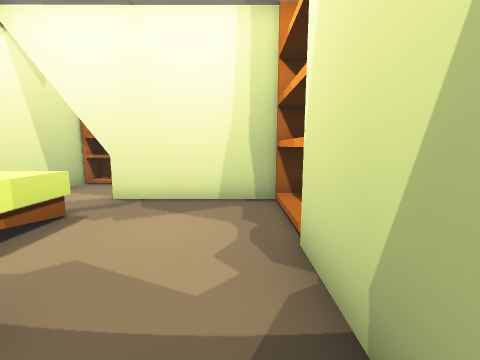
view 1 (above)

21 first-person views from a walk through a 3-D level made in the Unity game engine. The camera is 1.5 m above the floor, tilts 8° down and sees 90° across. The floor is counted in squares, 1 m on a side. Each view is taken from the middle of a square. On the plan, view 1 faces up. The plan holds only what a view shows up to about 13 squares ahead; the rest is blank. The place goes on beyond the plan. The player character is not drawn. Some animated figures are not drawn. Some surface patterns are stand-ins.

view 2
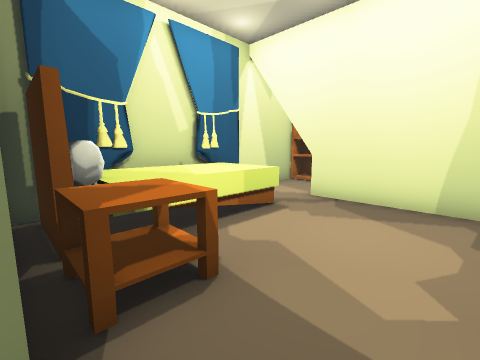

view 3
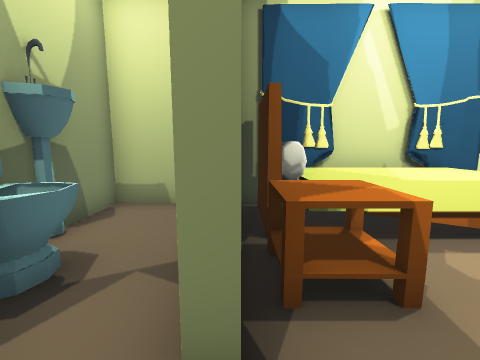

view 4
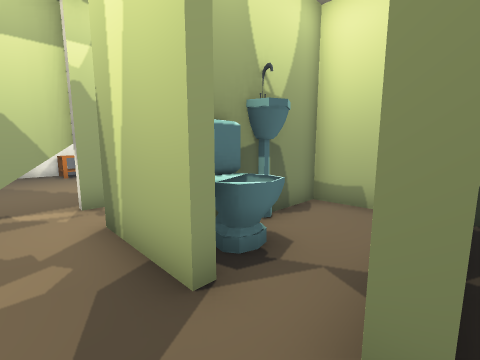

view 5
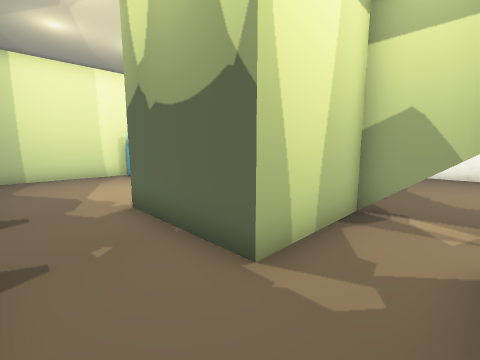

view 6
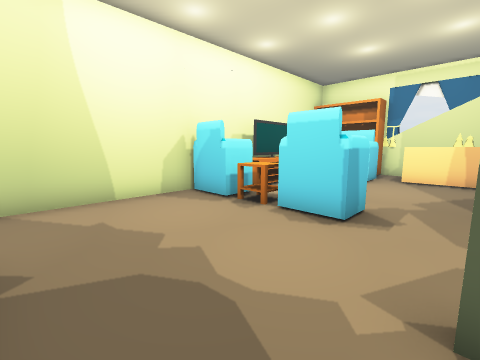

view 7
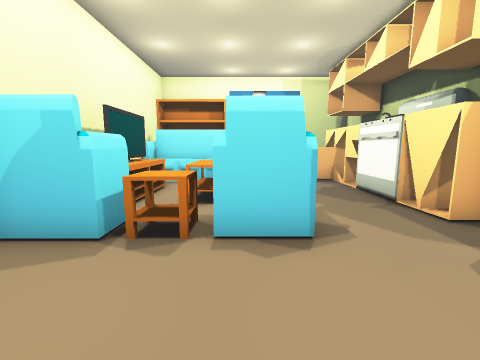

view 8
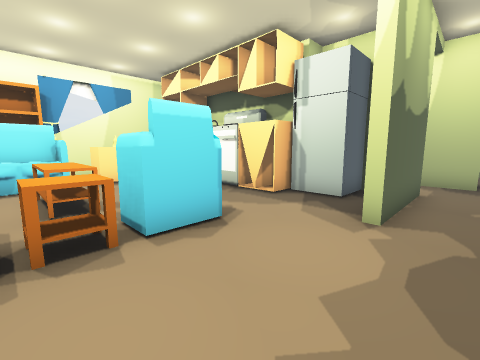

view 9
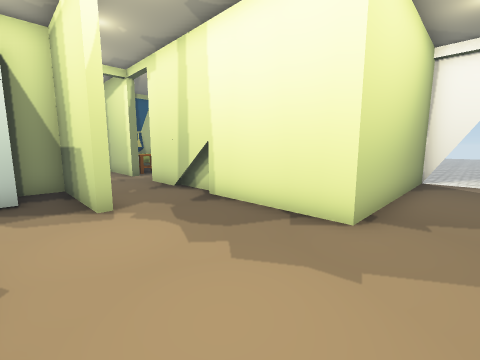

view 10
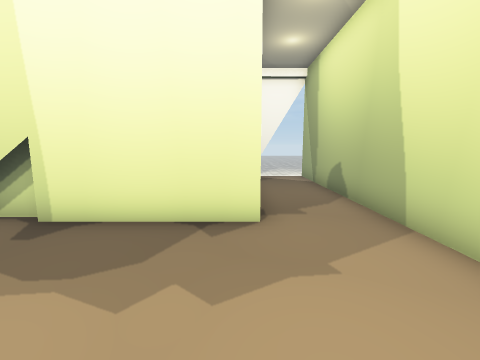

view 11
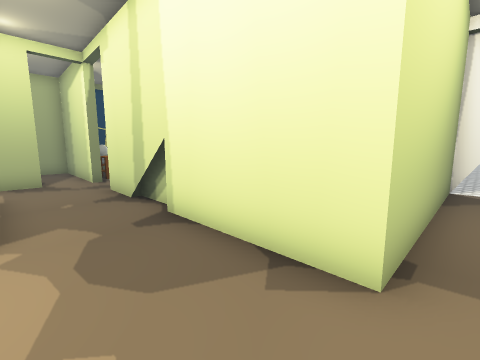

view 12
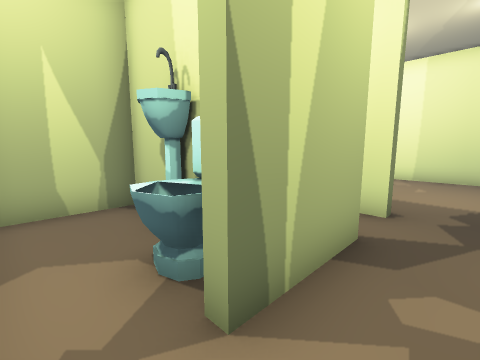

view 13
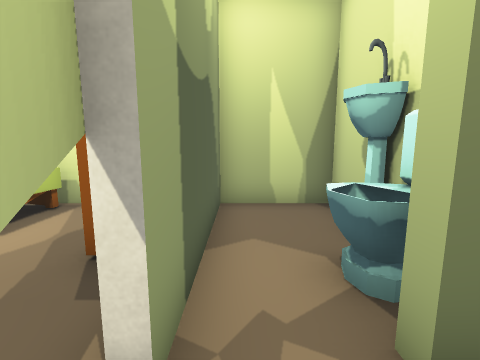

view 14
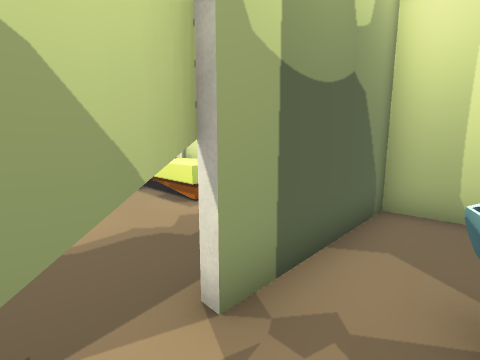

view 15
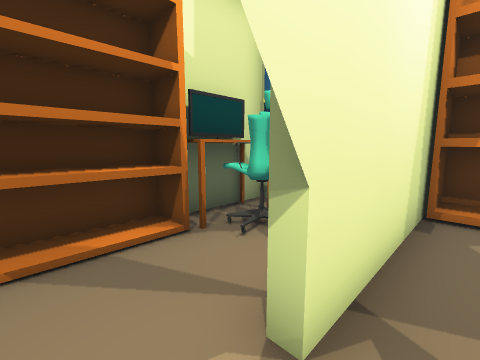

view 16
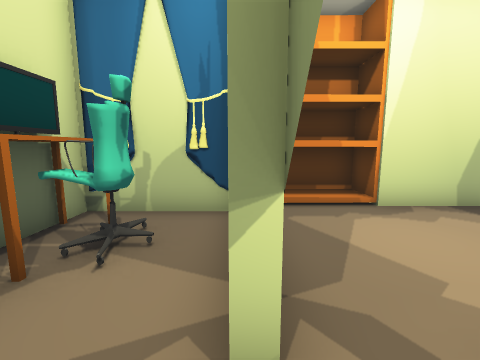

view 17
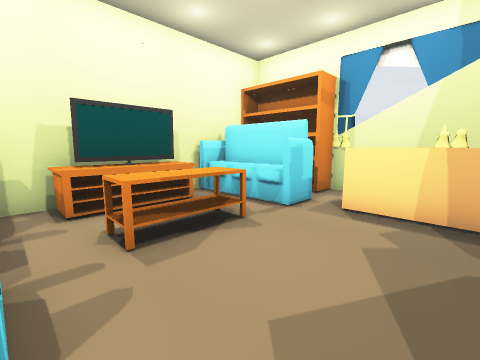

view 18
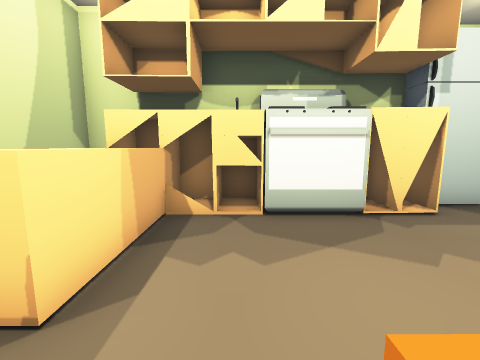

view 19
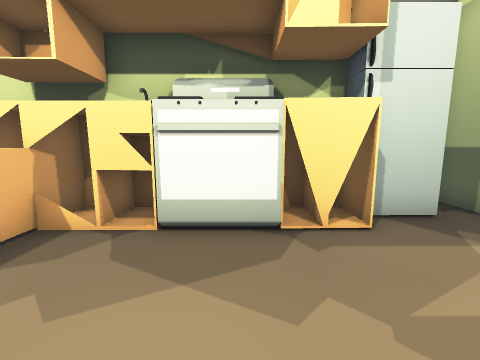

view 20
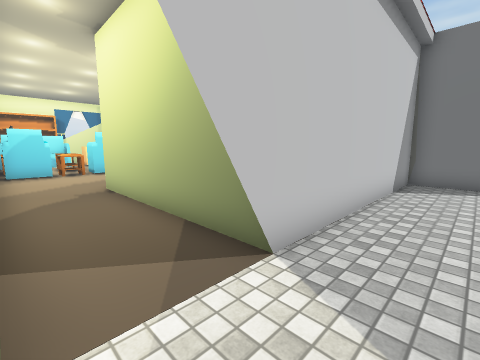

view 21
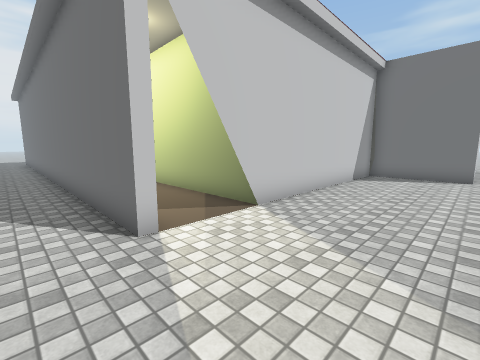

### Floor plan
Key: @ floor where view 1 was taken; # wall or solid block; . floor; B bed; T thing the floor can be seen under or through; A TV; S sofa; C chair; O other object.
Columns run from 6 left of view 1 to 14 right of it. Each row starts with its distance up from view 1.
 13                 ..
 12                 ..
 11 ########........... .
 10 OOOOAA##............
  9 #...CC##.............
  8 #.....##.............
  7 #..##############.#..
  6 #......OO      #..#..
  5 #BB....OO      #..#..
  4 #BB....OO      #..#..
  3 #BB....#       #..#..
  2 #BBOO..#       #..#..
  1 #BBOO..#       #..#..
  0 #####.@#O#######..#..
 -1 #.................#..
 -2 #..OO#............#..
 -3 ###OO#.#####......#..
 -4 #.#OO#.#..........#..
 -5 #..OO..###........#..
 -6 #......##O...OOOOO#..
 -7 #OO##TT##OO..OOO.O#
 -8    O....#OO....O.A#
 -9  ....... OO....O.A#
-10 #BB..... OO....O.A#
-11 # B.....#OO......O#
-12  BB.....#O....SSSS#
-13  BB.....#OOOOOSSSS#
-14 #  OO...# O   .OOO
-15 #  ############OOO

Where each view was taken, in squares from view 1:
view 1: 0 up, 0 right, facing up
view 2: 0 up, 0 right, facing up-left
view 3: 0 up, 0 right, facing left
view 4: 0 up, 0 right, facing down-left
view 5: 1 down, 1 left, facing down-right
view 6: 1 down, 5 right, facing down-right
view 7: 2 down, 8 right, facing down
view 8: 2 down, 10 right, facing down-left
view 9: 5 down, 11 right, facing up-left
view 10: 5 down, 9 right, facing up
view 11: 3 down, 10 right, facing up-left
view 12: 6 down, 0 right, facing up-left
view 13: 6 down, 0 right, facing left
view 14: 5 down, 0 right, facing down-left
view 15: 6 up, 5 left, facing up-right
view 16: 7 up, 5 left, facing right
view 17: 7 down, 5 right, facing down-right
view 18: 11 down, 9 right, facing left
view 19: 9 down, 8 right, facing left
view 20: 9 up, 12 right, facing down-left
view 21: 11 up, 14 right, facing down-left
